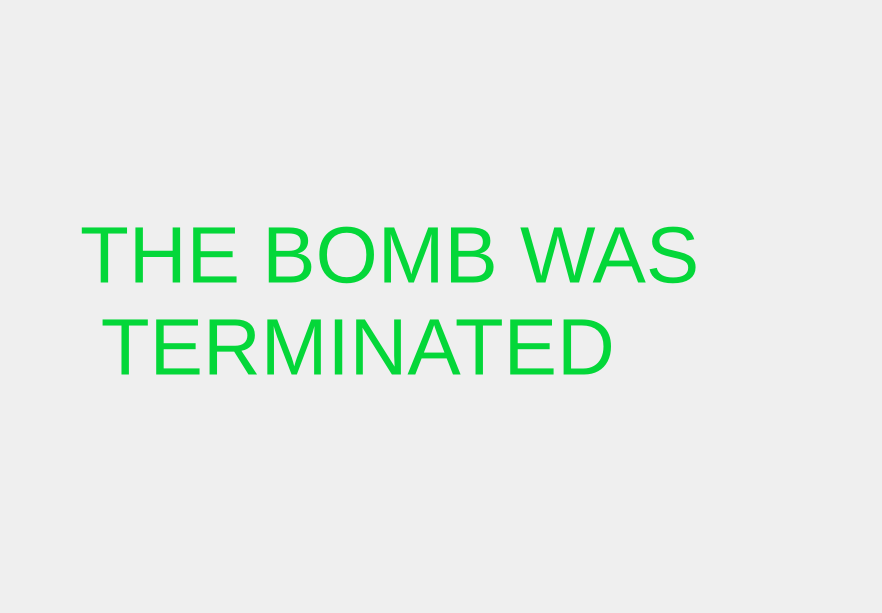
<?xml version="1.0" encoding="UTF-8"?>
<ui version="4.0">
 <class>PopWindow</class>
 <widget class="QMainWindow" name="PopWindow">
  <property name="geometry">
   <rect>
    <x>0</x>
    <y>0</y>
    <width>882</width>
    <height>613</height>
   </rect>
  </property>
  <property name="windowTitle">
   <string>PopWindow</string>
  </property>
  <widget class="QWidget" name="centralwidget">
   <widget class="QLabel" name="label">
    <property name="geometry">
     <rect>
      <x>80</x>
      <y>60</y>
      <width>741</width>
      <height>481</height>
     </rect>
    </property>
    <property name="font">
     <font>
      <pointsize>60</pointsize>
     </font>
    </property>
    <property name="styleSheet">
     <string notr="true">color: rgb(4, 215, 57);</string>
    </property>
    <property name="text">
     <string>THE BOMB WAS
 TERMINATED</string>
    </property>
   </widget>
  </widget>
 </widget>
 <resources/>
 <connections/>
</ui>
